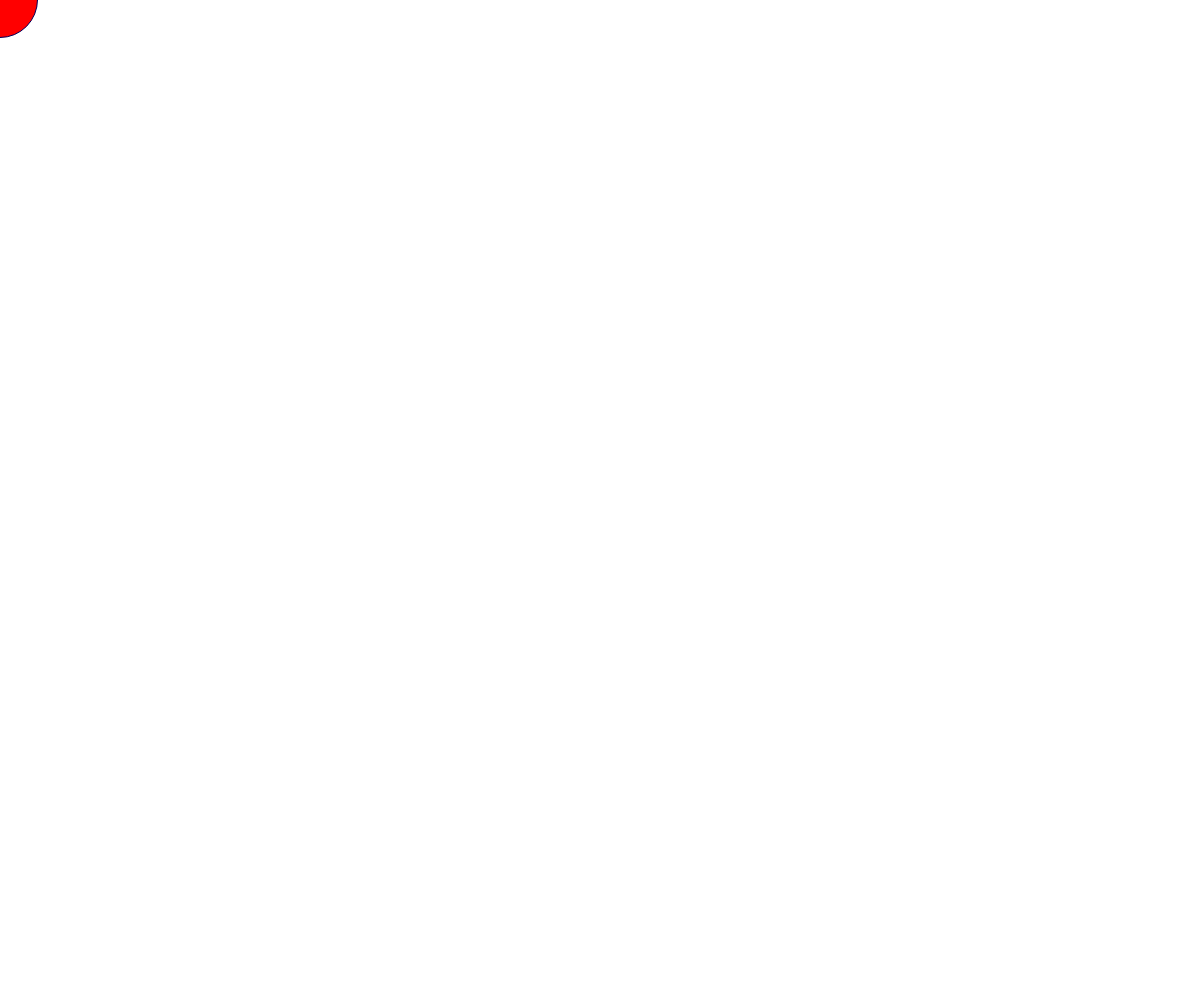
Frame 1 (no input)
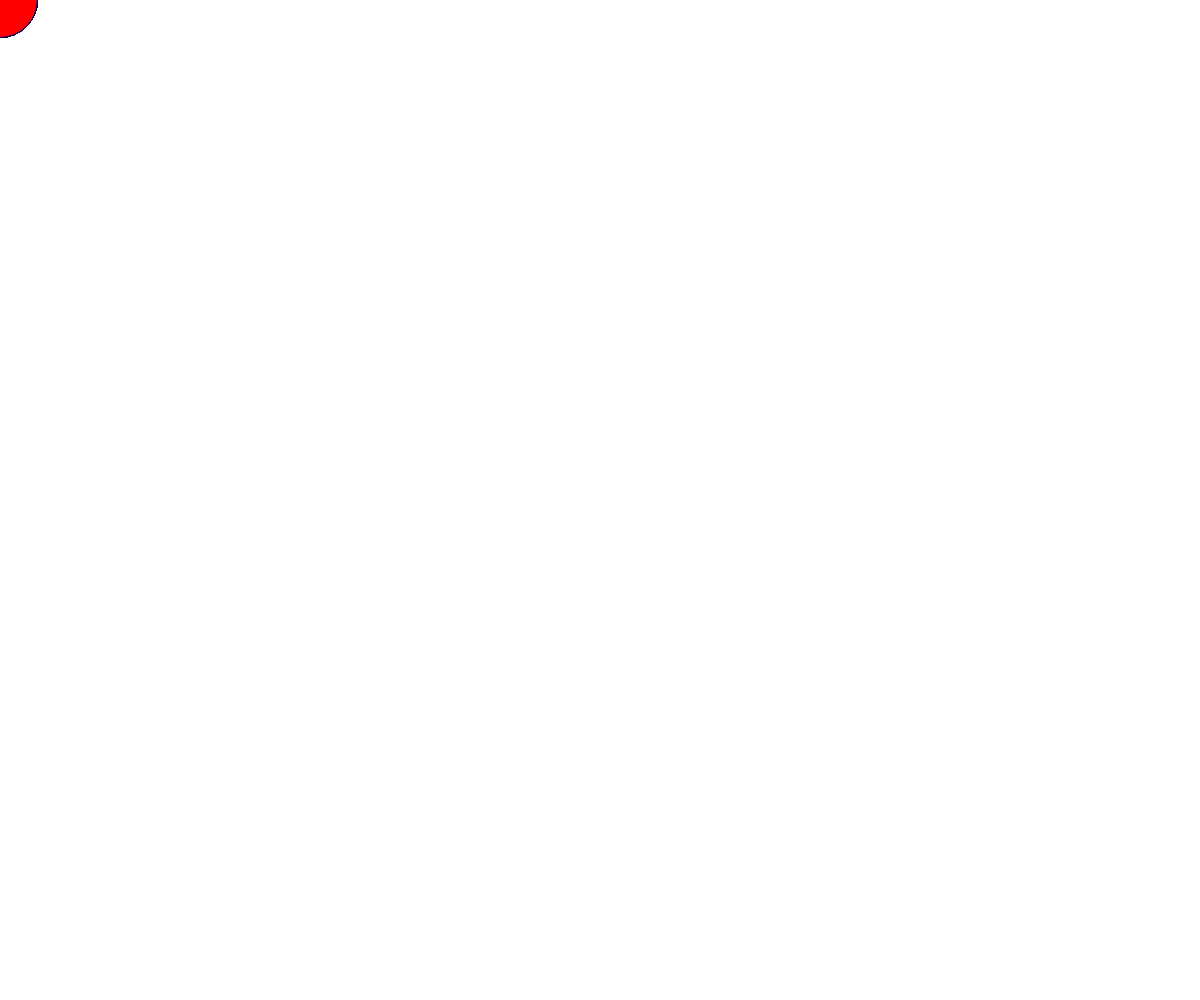
Frame 60 (no input)
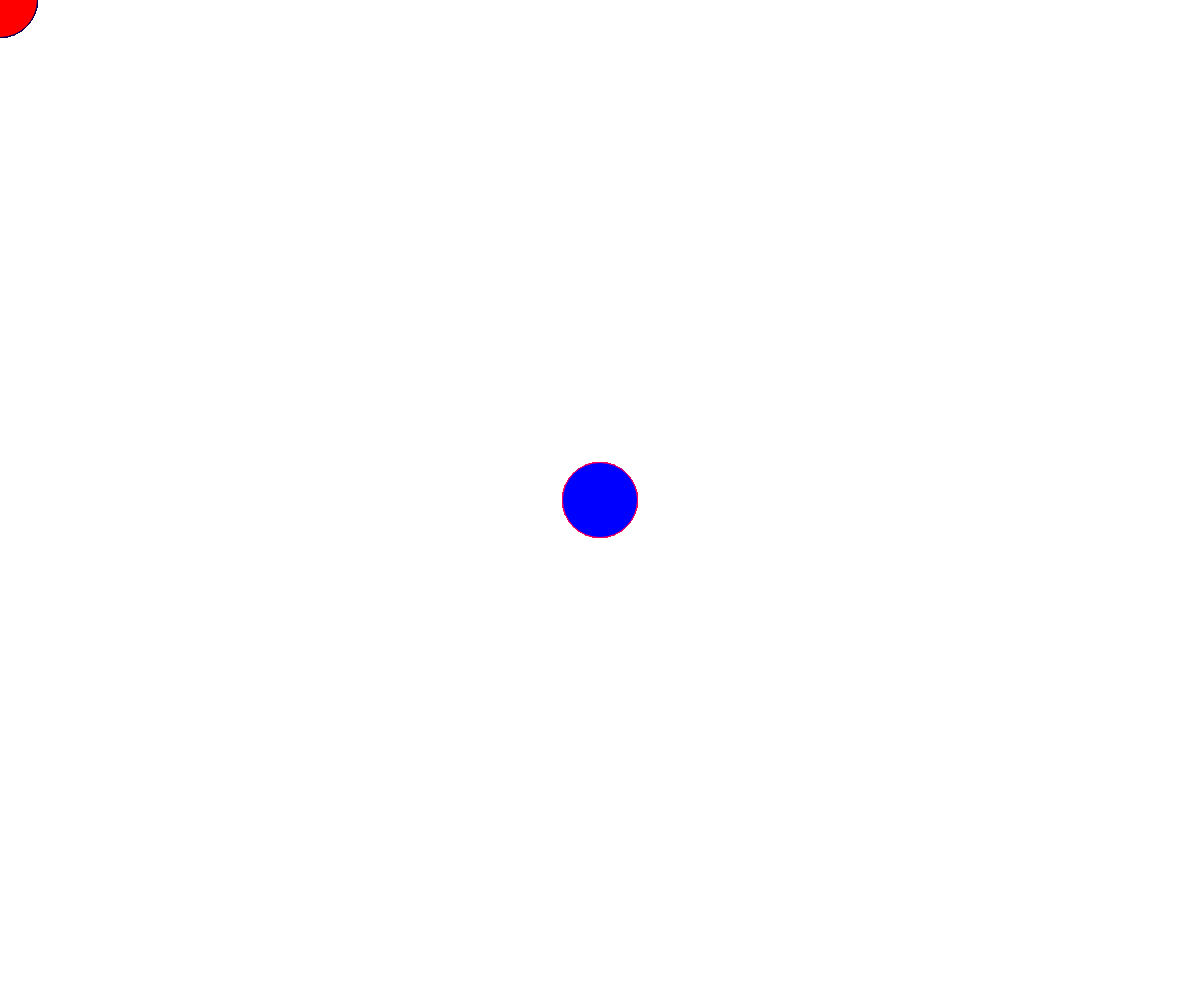
Frame 120 (the mouse pressed at the canvas centre since frame 60)

The p5.js sketch that drew these frames (run headless with seeded random() and noise() and a simulated clock; from frame 60 on, the mouse is pressed at the canvas centre):

// p5.js sketch
// ── sketch.js
function setup() {
  createCanvas(windowWidth, windowHeight);
}

function draw() {
  if (mouseIsPressed){
    var col = color(255-mouseY*(255/400), 0, mouseY*(255/400))
    fill(col);
    stroke(col);
    stroke(mouseX,90,0);
    stroke(mouseY, 0,90);
  
  } else {

    var col = color(255-mouseX*(255/400), 0, mouseX*(255/400))
    fill(col);
    stroke(mouseX,90,0);
    stroke(mouseY,0,90);
  }
  ellipse(mouseX, mouseY, 75, 75);  
  
}
